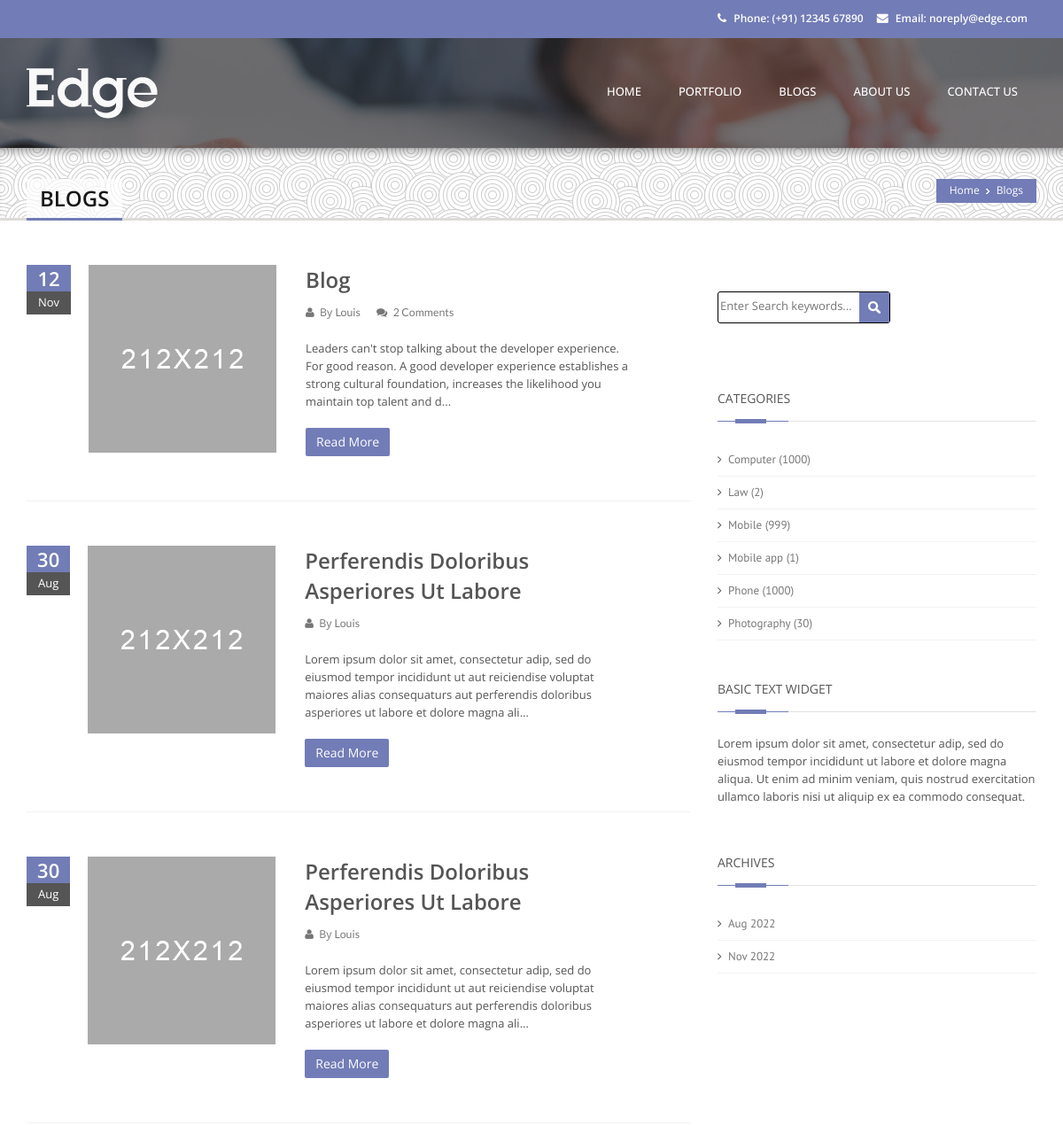
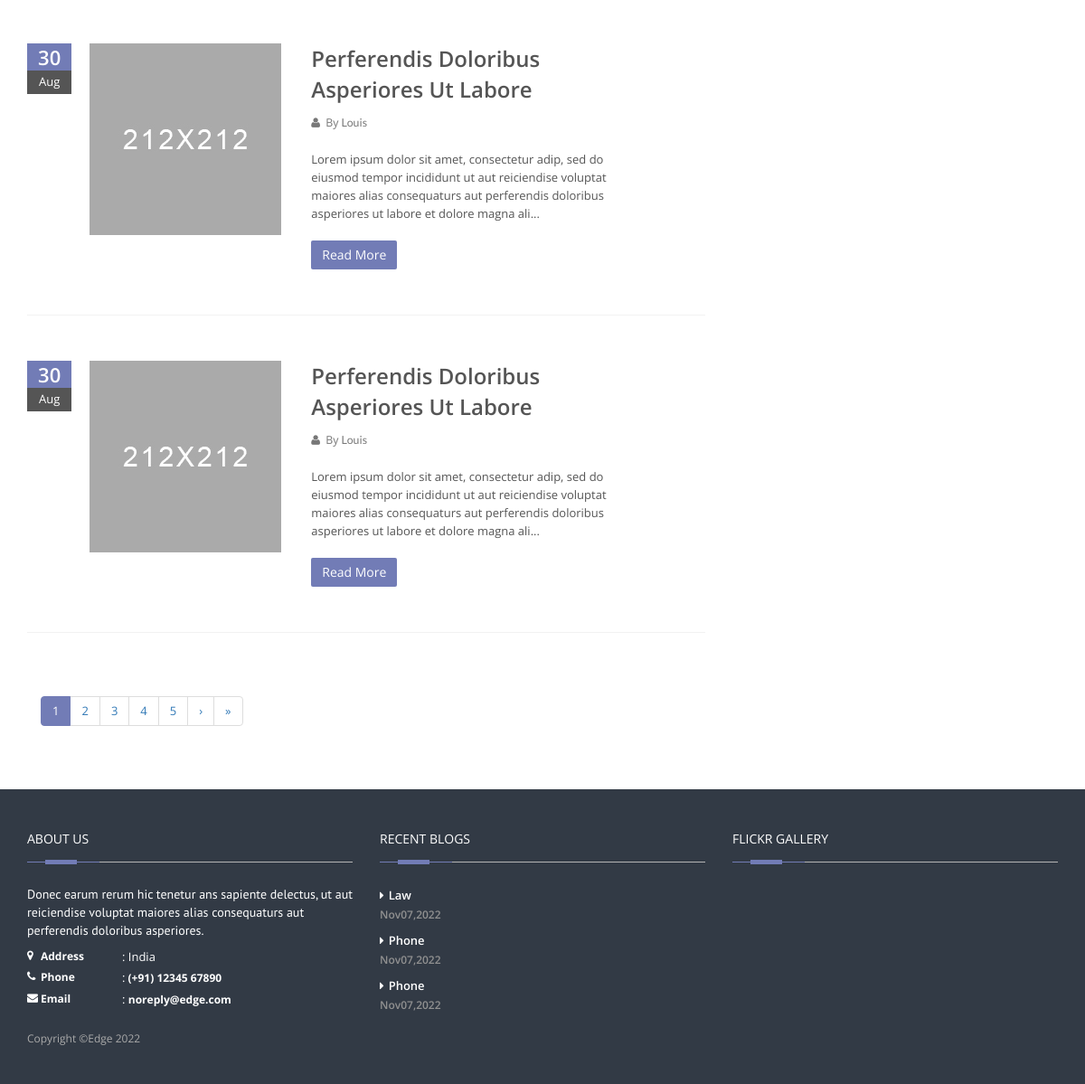
Screenshot of /Edge/blogs.php with the database file from the repository (2 pictures, top to bottom).
### tables this page shows
CREATE TABLE `blogs` (
  `blog_id` int(11) NOT NULL,
  `blog_img` varchar(100) NOT NULL,
  `blog_title` varchar(255) NOT NULL,
  `blog_posted_by` varchar(100) NOT NULL,
  `blog_category` varchar(255) NOT NULL,
  `blog_description` text NOT NULL,
  `blog_created_date` timestamp NOT NULL DEFAULT current_timestamp() ON UPDATE current_timestamp()
);

### Edge/blogs.php (the view, shortened to what this page needs)
<!DOCTYPE html>
<head>
    <link rel="stylesheet" href="css/bootstrap.min.css"/>
    <link rel="stylesheet" href="css/style.css">
    <link rel="stylesheet" type="text/css" href="css/style.css" media="screen" data-name="skins">
    <link rel="stylesheet" href="css/layout/wide.css" data-name="layout">
    <link rel="stylesheet" type="text/css" href="css/switcher.css" media="screen" />
</head>
<body>
<?php
include "header.php";
include "connection.php";
include "month.php";
?>
	<section class="wrapper">
    <section class="page_head">
        <div class="container">
            <div class="row">
                <div class="col-lg-12 col-md-12 col-sm-12">
                    <nav id="breadcrumbs">
                        <ul>
                            <li><a href="index.php">Home</a></li>
                            <li>Blogs</li>
                        </ul>
                    </nav>
                    <div class="page_title">
                        <h2>Blogs</h2>
                    </div>
                </div>
            </div>
        </div>
    </section>
		<section class="content blog">
			<div class="container">
				<div class="row">
					<div class="col-xs-12 col-sm-8 col-md-8 col-lg-8">
						<div class="blog_medium">
<?php
    function all_data($connection){
		$limit = 5;
        if(isset($_GET['page'])){
            $page = $_GET['page'];
            if($page !== ""){
                $initial_page = ($page - 1) * $limit;
            }else if($page == ""){
                $initial_page = (1 - 1) * $limit;
            }
        }else{
            $initial_page = (1 - 1) * $limit;
        }
		$sqlquery = $connection->prepare("select * from `blogs` limit :initial_page , :limit");
		$sqlquery->bindValue("initial_page", $initial_page , PDO::PARAM_INT);
		$sqlquery->bindValue("limit", $limit , PDO::PARAM_INT);
        $sqlquery->execute();
        $results = $sqlquery;
		foreach($results as $result){
            $blog_date = $result['blog_created_date'];
            $date = (explode(" ", $blog_date));
            $date = (explode("-", $date[0]));
            $day = $date[2];
            $month = $date[1];
?>
							<article class="post">
								<div class="post_date">
									<span class="day"><?php echo $day; ?></span>
									<span class="month"><?php monthName($month); ?></span>
								</div>
								<figure class="post_img">
									<a>
                                    <?php
                                        if($result['blog_img'] != ""){
                                    ?>
										<img src="images/blog/<?php echo $result['blog_img']; ?>" alt="blog post">
                                    <?php
                                        }else{
                                    ?>
										<img src="images/blog/blog_medium_1.png" alt="blog post">
                                    <?php
                                        }
                                    ?>
									</a>
								</figure>
								<div class="post_content">
									<div class="post_meta">
										<h2>
											<a href="blog-post.php?blog_id=<?php echo $result['blog_id']; ?>"><?php echo $result['blog_title']; ?></a>
										</h2>
										<div class="metaInfo">
											<span><i class="fa fa-user"></i> By <a><?php echo $result['blog_posted_by'];?></a> </span>
            <?php
                $sqlquery = $connection->prepare("SELECT MAX(round(`parent_id`,0)) as `total` FROM `blog_comments` WHERE `blog_id`=:id ");
                $sqlquery->bindValue("id", $result['blog_id'], PDO::PARAM_INT);
                $sqlquery->execute();
                $results = $sqlquery;
                foreach($results as $res){
                    if($res['total'] != ""){
            ?>
    				<span><i class="fa fa-comments"></i> <a href="blog-post.php?blog_id=<?php echo $result['blog_id']; ?>#comments"><?php echo $res['total']; ?> Comments</a></span>
            <?php
                    }
                }
            ?>
                                            </div>
									</div>
									<p><?php echo substr($result['blog_description'], 0, 200), "..."; ?></p>
									<a class="btn btn-small btn-default" href="blog-post.php?blog_id=<?php echo $result['blog_id']; ?>">Read More</a>
								</div>
							</article>
                        <?php
                                }
                            }
                        ?>
<?php
if(isset($connection)){
if(isset($_GET['category'])){
    $category = $_GET['category'];
    if($category != ""){
        category_data($connection);
    }else if($category == "all"){
        all_data($connection);
    }
}else if( !isset($_GET['category']) && !isset($_GET['month']) && !isset($_GET['year']) ){
    all_data($connection);
}
}
?>
						</div>
						<div class="col-lg-12 col-md-12 col-sm-12">
							<ul class="pagination pull-left mrgt-0">
            <?php
            if(  isset($GLOBALS['total_pages'])  ){
                            ?>
                <?php
                    if(isset($_GET['page'])){
                        $page = $_GET['page'];
                        if($page == ""){
                          $page = 1;
                        }else if($page > $total_pages){
                          $page = 1;
                        }
                      }else{
                        $page = 1;
                      }
                    for($i= ($page - 5 ) ; $i< ( $page + 5 ) && $i<= $total_pages; $i++){
                            if( $total_pages>10 && $i>0 ){
                                    if(isset($_GET['category'])){
                                        if(isset($_GET['page'])){
                                            if($_GET['page'] <= $GLOBALS['total_pages']){
                                    ?>
                            <li><a href="blogs.php?category=<?php echo $_GET['category']; ?>&page=<?php echo $i; ?>" id="<?php echo $i; ?>"><?php echo $i; ?></a></li>
                                    <?php
                                            }
                                        }else{
                                    ?>
                            <li><a href="blogs.php?category=<?php echo $_GET['category']; ?>&page=<?php echo $i; ?>" id="<?php echo $i; ?>"><?php echo $i; ?></a></li>
                                    <?php
                                        }
                                    }else{
                                        if(isset($_GET['page'])){
                                            if($_GET['page'] <= $GLOBALS['total_pages']){
                                    ?>
                            <li><a href="blogs.php?page=<?php echo $i; ?>" id="<?php echo $i; ?>"><?php echo $i; ?></a></li>
                            <?php
                                        }
                                    }else{
                            ?>
                            <li><a href="blogs.php?page=<?php echo $i; ?>" id="<?php echo $i; ?>"><?php echo $i; ?></a></li>
                                <?php
                                        }
                                    }
                                }
                            }
                    }
                ?>
<?php
if(isset($GLOBALS['total_pages'])){
if(isset($_GET['category'])){
    if(isset($_GET['page'])){
            if( ($_GET['page']) != "" &&  (($_GET['page']) != $GLOBALS['total_pages'])  &&  (($_GET['page']) < $GLOBALS['total_pages'])   ){
                $next = $_GET['page'] + 1 ;
?>
    <li id="next"><a href="blogs.php?category=<?php echo $_GET['category']; ?>&page=<?php echo $next; ?>" id="next">&#8250;</a></li>
    <li id="next"><a href="blogs.php?category=<?php echo $_GET['category']; ?>&page=<?php echo $GLOBALS['total_pages']; ?>" id="next">&raquo;</a></li>
<?php
        }
    }else{
?>
        <li id="next"><a href="blogs.php?category=<?php echo $_GET['category']; ?>&page=2" id="next">&#8250;</a></li>
        <li id="next"><a href="blogs.php?category=<?php echo $_GET['category']; ?>&page=<?php echo $GLOBALS['total_pages']; ?>" id="next">&raquo;</a></li>
<?php
    }
}
else{
    if(isset($_GET['page'])){
        if(  (($_GET['page']) != $GLOBALS['total_pages'])  &&  (($_GET['page']) < $GLOBALS['total_pages'])  ){
            $next = $_GET['page'] + 1;
?>
        <li id="next"><a href="blogs.php?page=<?php echo $next; ?>" id="next">&#8250;</a></li>
        <li id="next"><a href="blogs.php?page=<?php echo $GLOBALS['total_pages']; ?>" id="next">&raquo;</a></li>
<?php
        }
    }else{
?>
        <li id="next"><a href="blogs.php?page=2" id="next">&#8250;</a></li>
        <li id="next"><a href="blogs.php?page=<?php echo $GLOBALS['total_pages']; ?>" id="next">&raquo;</a></li>
<?php
    }
}
}
?>
							</ul>
						</div>
					</div>
					<div class="col-xs-12 col-md-4 col-lg-4 col-sm-4">
						<div class="sidebar">
							<div class="widget widget_search">
								<div class="site-search-area">
                                    <div id="search">
                                        <input  type="text" class="input-text" name="search" id="searchsubmit" placeholder="Enter Search keywords..." />
                                        <img src="images/search-icon.png" />
                                    </div>
								</div>
							</div>
							<div class="widget widget_categories">
								<div class="widget_title">
									<h4><span>Categories</span></h4>
									</div>
                        <ul class="arrows_list list_style">
    <?php
    if(isset($connection)){
        $sqlquery = $connection->prepare("SELECT `blog_category`, COUNT(`blog_id`)as total FROM `blogs` GROUP by `blog_category`");
        $sqlquery->execute();
        $results = $sqlquery;
        foreach($results as $result){
    ?>
            <li><a href="blogs.php?category=<?php echo $result['blog_category']; ?>"> <?php echo $result['blog_category']; ?> (<?php echo $result['total']; ?>)</a></li>
    <?php
        }
    }
    ?>
                </ul>
    				</div>
							<div class="widget widget_about">
								<div class="widget_title">
									<h4><span>Basic Text Widget</span></h4>
									</div>
								<p>Lorem ipsum dolor sit amet, consectetur adip, sed do eiusmod tempor incididunt ut labore et dolore magna aliqua. Ut enim ad minim veniam, quis nostrud exercitation ullamco laboris nisi ut aliquip ex ea commodo consequat.</p>
							</div>
                        <div class="edge-tab sidebar-tab">
							<div class="widget widget_archives">
								<div class="widget_title">
									<h4><span>Archives</span></h4>
								</div>
								<ul class="archives_list list_style">
        <?php
        if(isset($connection)){
            $sqlquery = $connection->prepare("SELECT month(`blog_created_date`) as month, year(`blog_created_date`) as year FROM `blogs` GROUP by month(`blog_created_date`) , year(`blog_created_date`) ORDER by year(`blog_created_date`), month(`blog_created_date`)");
            $sqlquery->execute();
            $results = $sqlquery;
            foreach($results as $result){
                $month = $result['month'];
            ?>
    								<li><a href="blogs.php?month=<?php monthName($month); ?>&year=<?php echo $result['year'];?>"> <?php monthName($month); ?> <?php echo $result['year'];?></a></li>
        <?php
            }
        }
        ?>
								</ul>
							</div>
						</div>
					</div>
				</div>
			</div>
		</section>
	</section>
    <?php
        include "footer.php";
    ?>
</body>
</html>

### Edge/month.php (shortened to what this page needs)
<?php
function monthName($intMonth){
switch($intMonth){
    case 8:
        echo "Aug";
        break;
    case 11:
        echo "Nov";
        break;
}
}
?>

### Edge/footer.php (shortened to what this page needs)
<?php
include "connection.php";
?>
    <footer class="footer">
        <div class="container">
            <div class="row">
                <div class="col-sm-6 col-md-3 col-lg-4">
                    <div class="widget_title">
                        <h4><span>About Us</span></h4>
                    </div>
                    <div class="widget_content">
                        <p>Donec earum rerum hic tenetur ans sapiente delectus, ut aut reiciendise voluptat maiores alias consequaturs aut perferendis doloribus asperiores.</p>
                        <ul class="contact-details-alt">
                            <li><i class="fa fa-map-marker"></i> <p><strong>Address</strong>: India</p></li>
                            <li><i class="fa fa-phone"></i> <p><strong>Phone</strong>:<a href="tel:1234567890"> (+91) 12345 67890 </a></p></li>
                            <li><i class="fa fa-envelope"></i> <p><strong>Email</strong>: <a href="mailto:noreply@edge.com" class="hidden-sm">noreply@edge.com</a></p></li>
                        </ul>
                    </div>
                </div>
                <div class="col-sm-6 col-md-3 col-lg-4">
                    <div class="widget_title">
                        <h4><span>Recent Blogs</span></h4>
                    </div>
                    <div class="widget_content">
                        <ul class="links">
                          <?php
                        if(isset($connection)){
                            $sqlquery = $connection->prepare("select * from `blogs` order by `blog_id` desc limit 3 ");
                            $sqlquery->execute();
                            $results = $sqlquery;
                            foreach($results as $result){
                                $blog_date = $result['blog_created_date'];
                                $date = (explode(" ", $blog_date));
                                $date = (explode("-", $date[0]));
                                $day = $date[2];
                                $month = $date[1];
                                $year = $date[0];
                          ?>
                            <li><a href="blog-post.php?blog_id=<?php echo $result['blog_id']; ?>"><?php echo $result['blog_title']; ?><span> <?php echo monthName($month) . $day . "," . $year; ?> </span></a></li>
                          <?php
                            }
                        }
                          ?>
                        </ul>
                    </div>
                </div>
                <div class="col-sm-6 col-md-3 col-lg-4">
                    <div class="widget_title">
                        <h4><span>Flickr Gallery</span></h4>
                    </div>
                </div>
            <div class="col-sm-6">
                <p class="copyright">Copyright &copy;Edge <?php echo date('Y'); ?></p>
            </div>
            </div>
        </div>
    </footer>

### Edge/css/layout/wide.css (style rules this page uses)
.wrapper { background:#FFFFFF; width: 100%; }

### rows the page displays
blogs: blog_created_date "12", shows "Nov", blog_title "Blog", blog_posted_by "Louis", total "2", blog_description "Leaders can't stop talking about the developer experience. For good reason. A good developer experience establishes a strong cultural foundation, increases the likelihood you maintain top talent and d"
blogs: blog_created_date "30", shows "Aug", blog_title "Perferendis Doloribus Asperiores Ut Labore", blog_posted_by "Louis", blog_description "Lorem ipsum dolor sit amet, consectetur adip, sed do eiusmod tempor incididunt ut aut reiciendise voluptat maiores alias consequaturs aut perferendis doloribus asperiores ut labore et dolore magna ali"
blogs: blog_created_date "30", shows "Aug", blog_title "Perferendis Doloribus Asperiores Ut Labore", blog_posted_by "Louis", blog_description "Lorem ipsum dolor sit amet, consectetur adip, sed do eiusmod tempor incididunt ut aut reiciendise voluptat maiores alias consequaturs aut perferendis doloribus asperiores ut labore et dolore magna ali"
blogs: blog_created_date "30", shows "Aug", blog_title "Perferendis Doloribus Asperiores Ut Labore", blog_posted_by "Louis", blog_description "Lorem ipsum dolor sit amet, consectetur adip, sed do eiusmod tempor incididunt ut aut reiciendise voluptat maiores alias consequaturs aut perferendis doloribus asperiores ut labore et dolore magna ali"
blogs: blog_created_date "30", shows "Aug", blog_title "Perferendis Doloribus Asperiores Ut Labore", blog_posted_by "Louis", blog_description "Lorem ipsum dolor sit amet, consectetur adip, sed do eiusmod tempor incididunt ut aut reiciendise voluptat maiores alias consequaturs aut perferendis doloribus asperiores ut labore et dolore magna ali"
blogs: blog_title "Law", shows "Nov", blog_created_date "07", blog_created_date "2022"
blogs: blog_title "Phone", shows "Nov", blog_created_date "07", blog_created_date "2022"
blogs: blog_title "Phone", shows "Nov", blog_created_date "07", blog_created_date "2022"

### other values shown
$result['blog_category'] "Computer"
$result['total'] "1000"
$result['blog_category'] "Law"
$result['total'] "2"
$result['blog_category'] "Mobile"
$result['total'] "999"
$result['blog_category'] "Mobile app"
$result['total'] "1"
$result['blog_category'] "Phone"
$result['blog_category'] "Photography"
$result['total'] "30"
$result['year'] "2022"
